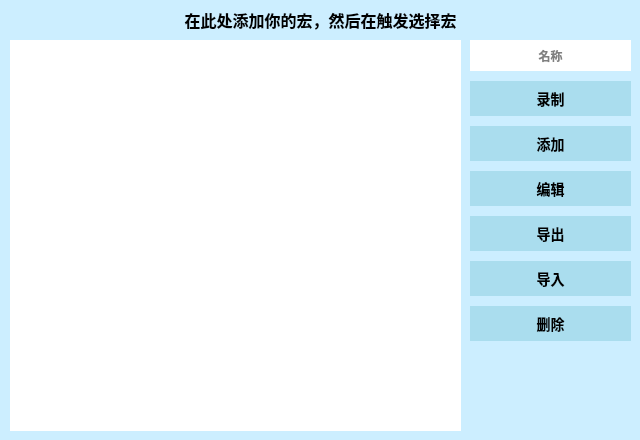
<?xml version="1.0" encoding="UTF-8"?>
<ui version="4.0">
 <class>MacroUiClass</class>
 <widget class="QWidget" name="MacroUiClass">
  <property name="geometry">
   <rect>
    <x>0</x>
    <y>0</y>
    <width>640</width>
    <height>440</height>
   </rect>
  </property>
  <property name="minimumSize">
   <size>
    <width>640</width>
    <height>440</height>
   </size>
  </property>
  <property name="maximumSize">
   <size>
    <width>640</width>
    <height>440</height>
   </size>
  </property>
  <property name="windowTitle">
   <string>Macro</string>
  </property>
  <property name="styleSheet">
   <string notr="true">#MacroUiClass{background-color:#CEF;border-bottom-left-radius:10px;border-bottom-right-radius:10px;}</string>
  </property>
  <widget class="QLabel" name="lbMacro">
   <property name="geometry">
    <rect>
     <x>10</x>
     <y>10</y>
     <width>621</width>
     <height>20</height>
    </rect>
   </property>
   <property name="font">
    <font>
     <family>Microsoft YaHei</family>
     <pointsize>-1</pointsize>
     <weight>75</weight>
     <bold>true</bold>
    </font>
   </property>
   <property name="styleSheet">
    <string notr="true">font-family:&quot;Microsoft YaHei&quot;;font-size:16px;</string>
   </property>
   <property name="text">
    <string>在此处添加你的宏，然后在触发选择宏</string>
   </property>
   <property name="alignment">
    <set>Qt::AlignCenter</set>
   </property>
  </widget>
  <widget class="QTableWidget" name="tbItem">
   <property name="geometry">
    <rect>
     <x>10</x>
     <y>40</y>
     <width>451</width>
     <height>391</height>
    </rect>
   </property>
   <property name="sizePolicy">
    <sizepolicy hsizetype="Fixed" vsizetype="Fixed">
     <horstretch>0</horstretch>
     <verstretch>0</verstretch>
    </sizepolicy>
   </property>
   <property name="font">
    <font>
     <family>Microsoft YaHei</family>
     <pointsize>-1</pointsize>
     <weight>75</weight>
     <bold>true</bold>
    </font>
   </property>
   <property name="focusPolicy">
    <enum>Qt::ClickFocus</enum>
   </property>
   <property name="styleSheet">
    <string notr="true">*{font-family:&quot;Microsoft YaHei&quot;;font-size:12px;}
QTableWidget{
background-color: #FFF;
border:none;
outline:none;
}
QTableWidget::item:hover{
background-color: #D8F8FF;
border:none;
}
QTableWidget::item::selected{
background-color: #CEF;
color:#000;
border:none;
}
QHeaderView{
background-color:#FFF;
border:none;
}
QHeaderView::section{
background-color:#FFF;
border:none;
}
QHeaderView::section:hover{
background-color:#C0E2F2;
border:none;
}</string>
   </property>
   <property name="verticalScrollBarPolicy">
    <enum>Qt::ScrollBarAlwaysOff</enum>
   </property>
   <property name="horizontalScrollBarPolicy">
    <enum>Qt::ScrollBarAlwaysOff</enum>
   </property>
   <property name="editTriggers">
    <set>QAbstractItemView::NoEditTriggers</set>
   </property>
   <property name="showDropIndicator" stdset="0">
    <bool>false</bool>
   </property>
   <property name="selectionMode">
    <enum>QAbstractItemView::SingleSelection</enum>
   </property>
   <property name="selectionBehavior">
    <enum>QAbstractItemView::SelectRows</enum>
   </property>
   <property name="showGrid">
    <bool>false</bool>
   </property>
  </widget>
  <widget class="QWidget" name="verticalLayoutWidget">
   <property name="geometry">
    <rect>
     <x>470</x>
     <y>40</y>
     <width>161</width>
     <height>391</height>
    </rect>
   </property>
   <layout class="QVBoxLayout" name="verticalLayout">
    <property name="spacing">
     <number>10</number>
    </property>
    <item>
     <widget class="QLineEdit" name="etName">
      <property name="sizePolicy">
       <sizepolicy hsizetype="Preferred" vsizetype="Preferred">
        <horstretch>0</horstretch>
        <verstretch>0</verstretch>
       </sizepolicy>
      </property>
      <property name="minimumSize">
       <size>
        <width>0</width>
        <height>24</height>
       </size>
      </property>
      <property name="font">
       <font>
        <family>Microsoft YaHei</family>
        <pointsize>-1</pointsize>
        <weight>75</weight>
        <bold>true</bold>
       </font>
      </property>
      <property name="focusPolicy">
       <enum>Qt::ClickFocus</enum>
      </property>
      <property name="toolTip">
       <string>按下回车应用更改</string>
      </property>
      <property name="styleSheet">
       <string notr="true">background-color: #FFF;border:none;padding:6px;font-family:&quot;Microsoft YaHei&quot;;font-size:12px;</string>
      </property>
      <property name="inputMask">
       <string/>
      </property>
      <property name="alignment">
       <set>Qt::AlignCenter</set>
      </property>
      <property name="dragEnabled">
       <bool>false</bool>
      </property>
      <property name="placeholderText">
       <string>名称</string>
      </property>
     </widget>
    </item>
    <item>
     <widget class="QPushButton" name="bnRec">
      <property name="sizePolicy">
       <sizepolicy hsizetype="Preferred" vsizetype="Preferred">
        <horstretch>0</horstretch>
        <verstretch>0</verstretch>
       </sizepolicy>
      </property>
      <property name="minimumSize">
       <size>
        <width>0</width>
        <height>35</height>
       </size>
      </property>
      <property name="font">
       <font>
        <family>Microsoft YaHei</family>
        <pointsize>-1</pointsize>
        <weight>75</weight>
        <bold>true</bold>
       </font>
      </property>
      <property name="cursor">
       <cursorShape>PointingHandCursor</cursorShape>
      </property>
      <property name="focusPolicy">
       <enum>Qt::ClickFocus</enum>
      </property>
      <property name="styleSheet">
       <string notr="true">*{font-family:&quot;Microsoft YaHei&quot;;font-size:14px;}
QPushButton{background-color: #ADE;border:none;}
QPushButton:hover{background-color: #C0E2F2;}</string>
      </property>
      <property name="text">
       <string>录制</string>
      </property>
     </widget>
    </item>
    <item>
     <widget class="QPushButton" name="bnAdd">
      <property name="sizePolicy">
       <sizepolicy hsizetype="Preferred" vsizetype="Preferred">
        <horstretch>0</horstretch>
        <verstretch>0</verstretch>
       </sizepolicy>
      </property>
      <property name="minimumSize">
       <size>
        <width>0</width>
        <height>35</height>
       </size>
      </property>
      <property name="font">
       <font>
        <family>Microsoft YaHei</family>
        <pointsize>-1</pointsize>
        <weight>75</weight>
        <bold>true</bold>
       </font>
      </property>
      <property name="cursor">
       <cursorShape>PointingHandCursor</cursorShape>
      </property>
      <property name="focusPolicy">
       <enum>Qt::ClickFocus</enum>
      </property>
      <property name="styleSheet">
       <string notr="true">*{font-family:&quot;Microsoft YaHei&quot;;font-size:14px;}
QPushButton{background-color: #ADE;border:none;}
QPushButton:hover{background-color: #C0E2F2;}</string>
      </property>
      <property name="text">
       <string>添加</string>
      </property>
     </widget>
    </item>
    <item>
     <widget class="QPushButton" name="bnEdit">
      <property name="sizePolicy">
       <sizepolicy hsizetype="Preferred" vsizetype="Preferred">
        <horstretch>0</horstretch>
        <verstretch>0</verstretch>
       </sizepolicy>
      </property>
      <property name="minimumSize">
       <size>
        <width>0</width>
        <height>35</height>
       </size>
      </property>
      <property name="font">
       <font>
        <family>Microsoft YaHei</family>
        <pointsize>-1</pointsize>
        <weight>75</weight>
        <bold>true</bold>
       </font>
      </property>
      <property name="cursor">
       <cursorShape>PointingHandCursor</cursorShape>
      </property>
      <property name="focusPolicy">
       <enum>Qt::ClickFocus</enum>
      </property>
      <property name="styleSheet">
       <string notr="true">*{font-family:&quot;Microsoft YaHei&quot;;font-size:14px;}
QPushButton{background-color: #ADE;border:none;}
QPushButton:hover{background-color: #C0E2F2;}</string>
      </property>
      <property name="text">
       <string>编辑</string>
      </property>
     </widget>
    </item>
    <item>
     <widget class="QPushButton" name="bnExp">
      <property name="sizePolicy">
       <sizepolicy hsizetype="Preferred" vsizetype="Preferred">
        <horstretch>0</horstretch>
        <verstretch>0</verstretch>
       </sizepolicy>
      </property>
      <property name="minimumSize">
       <size>
        <width>0</width>
        <height>35</height>
       </size>
      </property>
      <property name="font">
       <font>
        <family>Microsoft YaHei</family>
        <pointsize>-1</pointsize>
        <weight>75</weight>
        <bold>true</bold>
       </font>
      </property>
      <property name="cursor">
       <cursorShape>PointingHandCursor</cursorShape>
      </property>
      <property name="focusPolicy">
       <enum>Qt::ClickFocus</enum>
      </property>
      <property name="styleSheet">
       <string notr="true">*{font-family:&quot;Microsoft YaHei&quot;;font-size:14px;}
QPushButton{background-color: #ADE;border:none;}
QPushButton:hover{background-color: #C0E2F2;}</string>
      </property>
      <property name="text">
       <string>导出</string>
      </property>
     </widget>
    </item>
    <item>
     <widget class="QPushButton" name="bnImp">
      <property name="sizePolicy">
       <sizepolicy hsizetype="Preferred" vsizetype="Preferred">
        <horstretch>0</horstretch>
        <verstretch>0</verstretch>
       </sizepolicy>
      </property>
      <property name="minimumSize">
       <size>
        <width>0</width>
        <height>35</height>
       </size>
      </property>
      <property name="font">
       <font>
        <family>Microsoft YaHei</family>
        <pointsize>-1</pointsize>
        <weight>75</weight>
        <bold>true</bold>
       </font>
      </property>
      <property name="cursor">
       <cursorShape>PointingHandCursor</cursorShape>
      </property>
      <property name="focusPolicy">
       <enum>Qt::ClickFocus</enum>
      </property>
      <property name="styleSheet">
       <string notr="true">*{font-family:&quot;Microsoft YaHei&quot;;font-size:14px;}
QPushButton{background-color: #ADE;border:none;}
QPushButton:hover{background-color: #C0E2F2;}</string>
      </property>
      <property name="text">
       <string>导入</string>
      </property>
     </widget>
    </item>
    <item>
     <widget class="QPushButton" name="bnDel">
      <property name="sizePolicy">
       <sizepolicy hsizetype="Preferred" vsizetype="Preferred">
        <horstretch>0</horstretch>
        <verstretch>0</verstretch>
       </sizepolicy>
      </property>
      <property name="minimumSize">
       <size>
        <width>0</width>
        <height>35</height>
       </size>
      </property>
      <property name="font">
       <font>
        <family>Microsoft YaHei</family>
        <pointsize>-1</pointsize>
        <weight>75</weight>
        <bold>true</bold>
       </font>
      </property>
      <property name="cursor">
       <cursorShape>PointingHandCursor</cursorShape>
      </property>
      <property name="focusPolicy">
       <enum>Qt::ClickFocus</enum>
      </property>
      <property name="styleSheet">
       <string notr="true">*{font-family:&quot;Microsoft YaHei&quot;;font-size:14px;}
QPushButton{background-color: #ADE;border:none;}
QPushButton:hover{background-color: #C0E2F2;}</string>
      </property>
      <property name="text">
       <string>删除</string>
      </property>
     </widget>
    </item>
    <item>
     <spacer name="verticalSpacer">
      <property name="orientation">
       <enum>Qt::Vertical</enum>
      </property>
      <property name="sizeHint" stdset="0">
       <size>
        <width>20</width>
        <height>40</height>
       </size>
      </property>
     </spacer>
    </item>
   </layout>
  </widget>
 </widget>
 <resources/>
 <connections/>
</ui>
